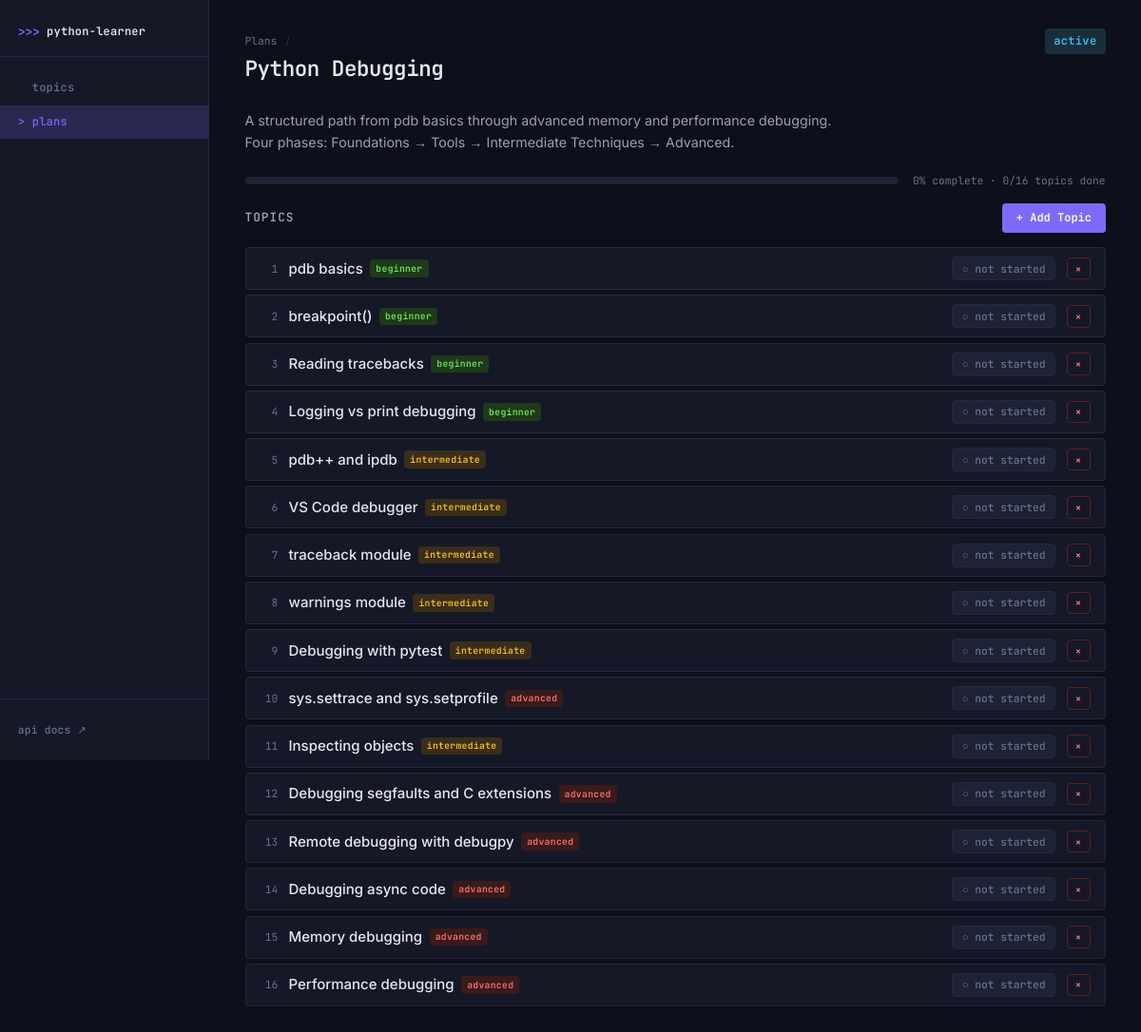
The page /plans/1 on the database its author committed.
### app/models/plan.py (models this page shows, shortened)
class LearningPlan(Base):
    __tablename__ = "learning_plans"
    id: Mapped[int] = mapped_column(primary_key=True)
    name: Mapped[str]
    description: Mapped[Optional[str]] = mapped_column(Text, nullable=True)
    status: Mapped[str] = mapped_column(default="active")  # active | paused | completed
    created_at: Mapped[datetime] = mapped_column(DateTime, server_default=func.now())
    items: Mapped[list[PlanItem]] = relationship(
        "PlanItem",
        back_populates="plan",
        order_by="PlanItem.position",
        cascade="all, delete-orphan",
    )

class PlanItem(Base):
    __tablename__ = "plan_items"
    __table_args__ = (
        UniqueConstraint("plan_id", "topic_id", name="uq_plan_topic"),
    )
    id: Mapped[int] = mapped_column(primary_key=True)
    plan_id: Mapped[int] = mapped_column(ForeignKey("learning_plans.id"))
    topic_id: Mapped[int] = mapped_column(ForeignKey("topics.id"))
    position: Mapped[int] = mapped_column(default=0)
    status: Mapped[str] = mapped_column(default="not_started")  # not_started | in_progress | done
    notes: Mapped[Optional[str]] = mapped_column(Text, nullable=True)
    plan: Mapped[LearningPlan] = relationship("LearningPlan", back_populates="items")
    topic: Mapped[Topic] = relationship("Topic", back_populates="plan_items")

### app/models/topic.py (models this page shows, shortened)
class Topic(Base):
    __tablename__ = "topics"
    id: Mapped[int] = mapped_column(primary_key=True)
    name: Mapped[str] = mapped_column(index=True)
    slug: Mapped[str] = mapped_column(unique=True, index=True)
    description: Mapped[Optional[str]] = mapped_column(Text, nullable=True)
    difficulty: Mapped[str] = mapped_column(default="beginner")  # beginner | intermediate | advanced
    tags: Mapped[Optional[str]] = mapped_column(nullable=True)   # comma-separated
    parent_id: Mapped[Optional[int]] = mapped_column(ForeignKey("topics.id"), nullable=True)
    created_at: Mapped[datetime] = mapped_column(DateTime, server_default=func.now())
    parent: Mapped[Optional[Topic]] = relationship(
        "Topic", remote_side="Topic.id", back_populates="children"
    )
    children: Mapped[list[Topic]] = relationship(
        "Topic", back_populates="parent", order_by="Topic.name"
    )
    exercises: Mapped[list[Exercise]] = relationship(
        "Exercise", back_populates="topic", cascade="all, delete-orphan", order_by="Exercise.id"
    )
    plan_items: Mapped[list[PlanItem]] = relationship("PlanItem", back_populates="topic")
    lessons: Mapped[list[TopicLesson]] = relationship(
        "TopicLesson", back_populates="topic", cascade="all, delete-orphan"
    )

### app/routers/plans.py (the view)
@router.get("/{plan_id}", response_class=HTMLResponse)
def plan_detail(plan_id: int, request: Request, db: Session = Depends(get_db)):
    plan = plan_svc.get_plan(db, plan_id)
    if not plan:
        return HTMLResponse("<p>Plan not found.</p>", status_code=404)
    all_topics = topic_svc.get_all_topics_flat(db)
    return templates.TemplateResponse(
        request, "plans/detail.html",
        {"plan": plan, "all_topics": all_topics},
    )

### app/templates/plans/detail.html (shortened to what this page needs)
{% extends "base.html" %}
{% block content %}
<div class="page-header">
  <div>
    <a href="/plans" class="breadcrumb">Plans</a>
    <span class="breadcrumb-sep">/</span>
    <h1>{{ plan.name }}</h1>
  </div>
  <span class="badge badge-plan-{{ plan.status }} large">{{ plan.status }}</span>
</div>
{% if plan.description %}
  <p class="topic-description">{{ plan.description }}</p>
{% endif %}
<div class="plan-progress-bar-large">
  <div class="progress-bar large">
  </div>
  <span class="progress-label">{{ plan.completion_pct }}% complete · {{ plan.done_count }}/{{ plan.item_count }} topics done</span>
</div>
<div class="section-header mt">
  <h2 class="section-title">Topics</h2>
  <button class="btn btn-primary" onclick="toggleForm('add-item-form')">+ Add Topic</button>
</div>
{% include "partials/plan_items.html" %}
{% endblock %}

### app/templates/base.html (shortened to what this page needs)
<!DOCTYPE html>
<html lang="en">
<head>
  <link rel="stylesheet" href="/static/app.css">
</head>
<body>
  <aside class="sidebar">
    <div class="sidebar-header">
      <span class="prompt">&gt;&gt;&gt;</span>
      <span class="brand">python-learner</span>
    </div>
    <nav>
      <a href="/topics" class="nav-item {% if request.url.path.startswith('/topics') %}active{% endif %}">
        <span class="nav-prompt">&gt;</span> topics
      </a>
      <a href="/plans" class="nav-item {% if request.url.path.startswith('/plans') %}active{% endif %}">
        <span class="nav-prompt">&gt;</span> plans
      </a>
    </nav>
    <div class="sidebar-footer">
      <a href="/api/docs" class="nav-item small" target="_blank">api docs ↗</a>
    </div>
  </aside>
  <main class="main">
    <div class="page-content">
      {% block content %}{% endblock %}
    </div>
  </main>
</body>
</html>

### app/templates/partials/plan_items.html
<div id="plan-items">
  {% if not plan.items %}
    <div class="empty-state small">
      <p class="empty-sub">No topics in this plan yet. Add one above.</p>
    </div>
  {% else %}
    <div class="plan-item-list">
      {% for item in plan.items %}
        {% include "partials/plan_item_row.html" %}
      {% endfor %}
    </div>
  {% endif %}
</div>

### app/templates/partials/plan_item_row.html (shortened to what this page needs)
<div class="plan-item-row" id="plan-item-{{ item.id }}">
  <span class="item-position">{{ item.position + 1 }}</span>
  <div class="item-content">
    <a href="/topics/{{ item.topic.slug }}" class="item-topic-name">{{ item.topic.name }}</a>
    <span class="badge badge-{{ item.topic.difficulty }} small">{{ item.topic.difficulty }}</span>
  </div>
  <form hx-patch="/plans/items/{{ item.id }}/status"
        hx-target="#plan-item-{{ item.id }}"
        hx-swap="outerHTML">
    <button type="submit" class="status-btn status-btn-{{ item.status }}" title="Click to advance status">
      {% if item.status == 'not_started' %}○{% elif item.status == 'in_progress' %}◑{% else %}●{% endif %}
      {{ item.status | replace('_', ' ') }}
    </button>
  </form>
  <button class="btn btn-danger btn-sm"
          hx-delete="/plans/items/{{ item.id }}"
          hx-target="#plan-item-{{ item.id }}"
          hx-swap="outerHTML"
          hx-confirm="Remove '{{ item.topic.name }}' from this plan?">
    ×
  </button>
</div>

### rows shown on the page
LearningPlan: name "Python Debugging", status "active", description "A structured path from pdb basics through advanced memory and performance debugging. Four phases: Foundations → Tools → Intermediate Techniques → Advanced."
PlanItem: completion_pct "0", done_count "0", item.position+1 "1", topic.name "pdb basics", topic.difficulty "beginner", status "not started"
PlanItem: item.position+1 "2", topic.name "breakpoint()", topic.difficulty "beginner", status "not started"
PlanItem: item.position+1 "3", topic.name "Reading tracebacks", topic.difficulty "beginner", status "not started"
PlanItem: item.position+1 "4", topic.name "Logging vs print debugging", topic.difficulty "beginner", status "not started"
PlanItem: item.position+1 "5", topic.name "pdb++ and ipdb", topic.difficulty "intermediate", status "not started"
PlanItem: item.position+1 "6", topic.name "VS Code debugger", topic.difficulty "intermediate", status "not started"
PlanItem: item.position+1 "7", topic.name "traceback module", topic.difficulty "intermediate", status "not started"
PlanItem: item.position+1 "8", topic.name "warnings module", topic.difficulty "intermediate", status "not started"
PlanItem: item.position+1 "9", topic.name "Debugging with pytest", topic.difficulty "intermediate", status "not started"
PlanItem: item.position+1 "10", topic.name "sys.settrace and sys.setprofile", topic.difficulty "advanced", status "not started"
PlanItem: item.position+1 "11", topic.name "Inspecting objects", topic.difficulty "intermediate", status "not started"
PlanItem: item.position+1 "12", topic.name "Debugging segfaults and C extensions", topic.difficulty "advanced", status "not started"
PlanItem: item.position+1 "13", topic.name "Remote debugging with debugpy", topic.difficulty "advanced", status "not started"
PlanItem: item.position+1 "14", topic.name "Debugging async code", topic.difficulty "advanced", status "not started"
PlanItem: item.position+1 "15", topic.name "Memory debugging", topic.difficulty "advanced", status "not started"
PlanItem: item.position+1 "16", topic.name "Performance debugging", topic.difficulty "advanced", status "not started"

### other values the page prints
{{ plan.item_count }} "16"
